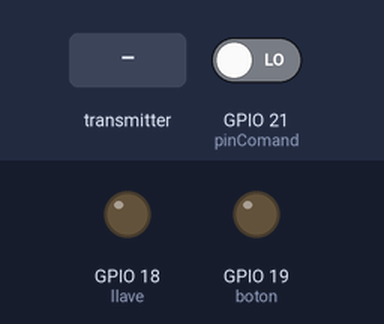
Simulated run of this sketch. Board: ESP32. Shown: output pins drawn as LEDs (lit = HIGH). The test bench sets the inputs (shaded band); at power-on: GPIO 21 (pinComand) LOW. What the sketch prints to the serial monitor is not drawn.

Above: at 1.2 s.
1.3 s: the transmitter starts sending bypass = 1
At 2.1 s:
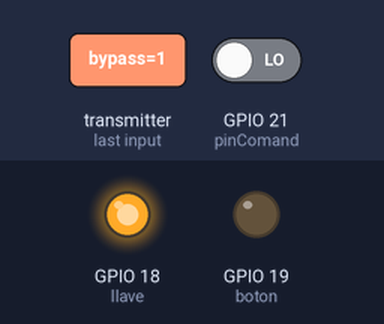
2.8 s: the transmitter starts sending verify = 1024
7.3 s: the transmitter starts sending bypass = 0
At 7.9 s:
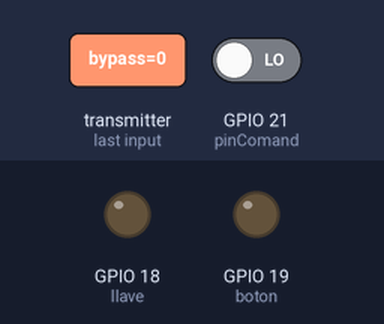
8.8 s: the transmitter starts sending verify = 2048
Timing chart, 0 to 11.3 s (numbered marks = the images above; inputs shaded):
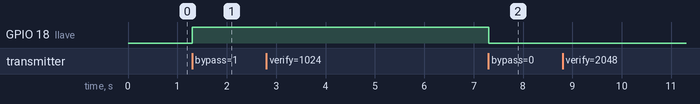

Measured:
- after the input at 1.3 s, GPIO 18 (llave): LOW → HIGH at once
- after the input at 7.3 s, GPIO 18 (llave): HIGH → LOW at once

The sketch:

espNowSender.ino
```cpp
/*
  Rui Santos
  Complete project details at https://RandomNerdTutorials.com/esp-now-two-way-communication-esp32/

  https://www.arduinolibraries.info/libraries/esp32-servo
*/
#include <esp_wifi.h>
#include <esp_now.h>
#include <WiFi.h>
#include <Wire.h>

// REPLACE WITH THE MAC Address of your receiver
uint8_t newMACAddress[] = {0x32, 0xAE, 0xA4, 0x07, 0x0D, 0x66};//master id =2
//uint8_t newMACAddress[] = {0x24, 0x6F, 0x28, 0xAD, 0xE6, 0xD0};
uint8_t broadcastAddress[] = {0xFC, 0xF5, 0xC4, 0x0E, 0xE1, 0x88};//1 24:6F:28:AD:E6:D0
//uint8_t broadcastAddress[] = {0x24, 0x6F, 0x28, 0xAD, 0xE6, 0xD0};//3
// Define variables to store BME280 readings to be sent

#define llave 18
#define boton 19
#define pinComand 21

bool block=false;
bool serial=false;
bool question=false;

long cycle=0;
long timeToSend=0;

String mensaje="";
char variable[2]="";
String valor="";

// Define variables to store incoming readings
bool incomingBlock;
bool incomingBypass;
int incomingCounter;
long incomingVerify;
long y;
bool check;

// Variable to store if sending data was successful
String success;

//Structure example to send data
//Must match the receiver structure
typedef struct struct_message {
    bool block;
    bool bypass;
    int counter;
    int id;
    long verify;
    long y;
} struct_message;

// Create a struct_message called ESPReadings to hold sensor readings
struct_message ESPReadings;

// Create a struct_message to hold incoming sensor readings
struct_message incomingReadings;

// Callback when data is sent
void OnDataSent(const uint8_t *mac_addr, esp_now_send_status_t status) {
  if(serial)Serial.print("\r\nLast Packet Send Status:\t");
  if(serial)Serial.println(status == ESP_NOW_SEND_SUCCESS ? "Delivery Success" : "Delivery Fail");
  if (status ==0){
    success = "Delivery Success :)";
  }
  else{
    success = "Delivery Fail :(";
  }
}

// Callback when data is received
void OnDataRecv(const uint8_t * mac, const uint8_t *incomingData, int len) {
  memcpy(&incomingReadings, incomingData, sizeof(incomingReadings));
  //Serial.print("Bytes received: ");
  //Serial.println(len);
  incomingBlock = incomingReadings.block;
  incomingBypass = incomingReadings.bypass;
  incomingCounter = incomingReadings.counter;
  incomingVerify = incomingReadings.verify;
  //incomingTemp = incomingReadings.temp;
  //incomingHum = incomingReadings.hum;
  //incomingPres = incomingReadings.pres;
  if(serial)Serial.println("block :"+String(incomingBlock)+" Bypass: "+String(incomingBypass)+" Counter: "+String(incomingCounter)+"x: "+String(incomingVerify));
}

void setup() {
  pinMode(llave,OUTPUT);
  pinMode(boton,OUTPUT);
  pinMode(pinComand,INPUT);

  // Init Serial Monitor
  Serial.begin(115200);

  // Set device as a Wi-Fi Station
  WiFi.mode(WIFI_STA);

  Serial.print("[OLD] ESP32 Board MAC Address:  ");
  Serial.println(WiFi.macAddress());

  esp_wifi_set_mac(ESP_IF_WIFI_STA, &newMACAddress[0]);

  Serial.print("[NEW] ESP32 Board MAC Address:  ");
  Serial.println(WiFi.macAddress());

  // Init ESP-NOW
  if (esp_now_init() != ESP_OK) {
    Serial.println("Error initializing ESP-NOW");
    return;
  }

  // Once ESPNow is successfully Init, we will register for Send CB to
  // get the status of Trasnmitted packet
  esp_now_register_send_cb(OnDataSent);

  // Register peer
  esp_now_peer_info_t peerInfo;
  memcpy(peerInfo.peer_addr, broadcastAddress, 6);
  peerInfo.channel = 0;
  peerInfo.encrypt = false;

  // Add peer
  if (esp_now_add_peer(&peerInfo) != ESP_OK){
    Serial.println("Failed to add peer");
    return;
  }
  // Register for a callback function that will be called when data is received
  esp_now_register_recv_cb(OnDataRecv);
}

void loop()
{
  if(Serial.available())
  {
    mensaje=Serial.readStringUntil('*');
    if(serial)Serial.println("datos recibidos: "+String(mensaje));
    String controlVariable=mensaje.substring(0,1);
    controlVariable.toCharArray(variable,2);
    valor=mensaje.substring(1);
    switch (variable[0])
    {
      case 'A':
        if(serial)Serial.println("<<----------------------------");
        if(serial)Serial.print("A recibida: ");
        block=true;
        if(serial)Serial.println(block);
        break;
      case 'B':
        if(serial)Serial.println("<<----------------------------");
        if(serial)Serial.print("B recibida: ");
        block=false;
        y=incomingVerify;
        if(serial)Serial.println(block);
        break;
      case 'Q':
        if(serial)Serial.println("<<----------------------------");
        if(serial)Serial.print("Q recibida: ");
        question=true;
        break;
      case 'S':
        Serial.println("<<----------------------------");
        Serial.print("B recibida: ");
        if(valor=="1"){serial=true;Serial.println("Impresion serial activado");}
        if(valor=="0"){serial=false;Serial.println("Impresion serial desactivada");}
        break;
      case 'E':
        if(serial)Serial.println("<<----------------------------");
        if(serial)Serial.print("E recibida: ");
        check=true;
        if(serial)Serial.println(check);
        break;
      case 'R':
        if(serial)Serial.println("<<----------------------------");
        if(serial)Serial.print("R recibida: ");
        Serial.println("Restarting in 10 seconds");
        delay(10000);
        ESP.restart();
      default:
        Serial.println("variable desconocida");
      break;
    }
    mensaje="";
  }
  if(question)
  {
    char b;
    if(incomingBypass)
    {
      b='a';
    }
    else
    {
      b='b';
    }
    Serial.println(b);
    question=false;
  }


    //if(serial)Serial.println("x: "+String(incomingVerify)+ "y: "+String(y));
  char c;
  if(incomingVerify > y)
  {
    c='a';
    digitalWrite(boton,HIGH);
  }
  else if(incomingVerify==y)
  {
    c='b';
    digitalWrite(boton,LOW);
  }
  else
  {
    y=incomingVerify;
    c='c';
    digitalWrite(boton,LOW);
  }
  if(check)
  {
    Serial.println(c);
    check=false;
  }

  if(incomingBypass)
  {
    digitalWrite(llave,HIGH);
  }
  else
  {
    digitalWrite(llave,LOW);
  }

  if(digitalRead(pinComand))
  {
    block=true;
  }
  else
  {
    block=false;
    y=incomingVerify;
  }
  //*/
  if(timeToSend<millis())
  {
    //getReadings();
    //Serial.println("Block: "+String(block));
    // Set values to send
    ESPReadings.block = block;
    ESPReadings.id = 1;
    ESPReadings.y=y;
    if(serial)Serial.println("valor enviado: "+ String(block));
    if(serial)Serial.println("valor enviado Y: "+ String(y));
    // Send message via ESP-NOW
    esp_err_t result = esp_now_send(broadcastAddress, (uint8_t *) &ESPReadings, sizeof(ESPReadings));

    if (result == ESP_OK)
    {
      if(serial)Serial.println("Sent with success");
    }
    else
    {
      if(serial)Serial.println("Error sending the data");
    }
    if(block==incomingBlock)
    {
      if(serial)Serial.println("Sincronizacion completa");
    }
    else
    {
      if(serial)Serial.println("Sincronizacion en curso");
    }
    timeToSend=timeToSend+2000;
  }
}
void getReadings()
{
  if(cycle<millis())
  {
    if (block)
    {
      block=false;
    }
    else
    {
      block=true;
    }
    cycle=cycle+10000;
    Serial.println("ciclo: "+String(cycle)+" block: "+String(block));
  }//*/
  //block=digitalRead(27);
  //temperature = random(2,80);//bme.readTemperature();
  //humidity = random(50,80);//bme.readHumidity();
  //pressure = random(2,8);//(bme.readPressure() / 100.0F);
}
```
